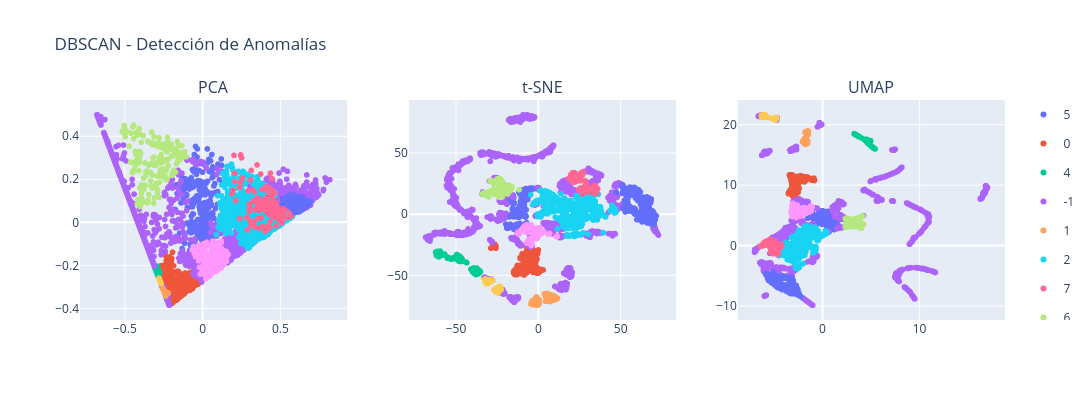

The code cell stored with this chart in its notebook:
### Code cell
# Utilice este código para graficar. dbscan_labels = clusters/outliers obtenidos por DBSCAN.
fig_dbscan = plot_dim_reductions(
    pca_proj,
    tsne_proj,
    umap_proj,
    name="DBSCAN - Detección de Anomalías",
    colors=dbscan_labels,
)
fig_dbscan.show()

### Figure 1 — Plotly figure (JSON) as saved in the notebook; plotly's stock layout.template omitted (floating-point values rounded to 4 significant figures; data arrays with more than 128 entries replaced by an {"elided": "..."} marker saying what was removed)
{"data": [{"hovertemplate": "color=5<br>x=%{x}<br>y=%{y}<extra></extra>", "legendgroup": "5", "marker": {"color": "#636efa", "symbol": "circle"}, "mode": "markers", "name": "5", "showlegend": true, "type": "scattergl", "x": {"elided": "245 float values"}, "xaxis": "x", "y": {"elided": "245 float values"}, "yaxis": "y"}, {"hovertemplate": "color=0<br>x=%{x}<br>y=%{y}<extra></extra>", "legendgroup": "0", "marker": {"color": "#EF553B", "symbol": "circle"}, "mode": "markers", "name": "0", "showlegend": true, "type": "scattergl", "x": {"elided": "289 float values"}, "xaxis": "x", "y": {"elided": "289 float values"}, "yaxis": "y"}, {"hovertemplate": "color=4<br>x=%{x}<br>y=%{y}<extra></extra>", "legendgroup": "4", "marker": {"color": "#00cc96", "symbol": "circle"}, "mode": "markers", "name": "4", "showlegend": true, "type": "scattergl", "x": {"elided": "177 float values"}, "xaxis": "x", "y": {"elided": "177 float values"}, "yaxis": "y"}, {"hovertemplate": "color=-1<br>x=%{x}<br>y=%{y}<extra></extra>", "legendgroup": "-1", "marker": {"color": "#ab63fa", "symbol": "circle"}, "mode": "markers", "name": "-1", "showlegend": true, "type": "scattergl", "x": {"elided": "1883 float values"}, "xaxis": "x", "y": {"elided": "1883 float values"}, "yaxis": "y"}, {"hovertemplate": "color=1<br>x=%{x}<br>y=%{y}<extra></extra>", "legendgroup": "1", "marker": {"color": "#FFA15A", "symbol": "circle"}, "mode": "markers", "name": "1", "showlegend": true, "type": "scattergl", "x": {"elided": "129 float values"}, "xaxis": "x", "y": {"elided": "129 float values"}, "yaxis": "y"}, {"hovertemplate": "color=2<br>x=%{x}<br>y=%{y}<extra></extra>", "legendgroup": "2", "marker": {"color": "#19d3f3", "symbol": "circle"}, "mode": "markers", "name": "2", "showlegend": true, "type": "scattergl", "x": {"elided": "687 float values"}, "xaxis": "x", "y": {"elided": "687 float values"}, "yaxis": "y"}, {"hovertemplate": "color=7<br>x=%{x}<br>y=%{y}<extra></extra>", "legendgroup": "7", "marker": {"color": "#FF6692", "symbol": "circle"}, "mode": "markers", "name": "7", "showlegend": true, "type": "scattergl", "x": {"elided": "136 float values"}, "xaxis": "x", "y": {"elided": "136 float values"}, "yaxis": "y"}, {"hovertemplate": "color=6<br>x=%{x}<br>y=%{y}<extra></extra>", "legendgroup": "6", "marker": {"color": "#B6E880", "symbol": "circle"}, "mode": "markers", "name": "6", "showlegend": true, "type": "scattergl", "x": {"elided": "163 float values"}, "xaxis": "x", "y": {"elided": "163 float values"}, "yaxis": "y"}, {"hovertemplate": "color=8<br>x=%{x}<br>y=%{y}<extra></extra>", "legendgroup": "8", "marker": {"color": "#FF97FF", "symbol": "circle"}, "mode": "markers", "name": "8", "showlegend": true, "type": "scattergl", "x": {"elided": "155 float values"}, "xaxis": "x", "y": {"elided": "155 float values"}, "yaxis": "y"}, {"hovertemplate": "color=9<br>x=%{x}<br>y=%{y}<extra></extra>", "legendgroup": "9", "marker": {"color": "#FECB52", "symbol": "circle"}, "mode": "markers", "name": "9", "showlegend": true, "type": "scattergl", "x": [-0.2689, -0.2689, -0.2677, -0.2677, -0.2789, -0.2739, -0.2702, -0.2739, -0.2739, -0.2789, -0.2739, -0.2751, -0.2751, -0.2714, -0.2689, -0.2689, -0.2789, -0.2789, -0.2677, -0.2714, -0.2714, -0.2751, -0.2764, -0.2739, -0.2664, -0.2776, -0.2714, -0.2714, -0.2764, -0.2702, -0.2751, -0.2689, -0.2764, -0.2701, -0.2739, -0.2664, -0.2739, -0.2701, -0.2702, -0.2751, -0.2701, -0.2714, -0.2702, -0.2764, -0.2689, -0.2789, -0.2689, -0.2801, -0.2752, -0.2712, -0.2789, -0.2789, -0.2702, -0.2764, -0.2664, -0.2739, -0.2751, -0.2689, -0.2764, -0.2764, -0.2664, -0.2689, -0.2714, -0.2689, -0.2764, -0.2702, -0.2714, -0.2776, -0.2714, -0.2714, -0.2701, -0.2714, -0.2701, -0.2714, -0.2751], "xaxis": "x", "y": [-0.281, -0.281, -0.2834, -0.2834, -0.262, -0.2715, -0.2786, -0.2715, -0.2715, -0.262, -0.2715, -0.2691, -0.2691, -0.2763, -0.281, -0.281, -0.262, -0.262, -0.2834, -0.2763, -0.2763, -0.2691, -0.2668, -0.2715, -0.2858, -0.2644, -0.2763, -0.2763, -0.2668, -0.2786, -0.2691, -0.281, -0.2668, -0.2786, -0.2715, -0.2858, -0.2715, -0.2786, -0.2786, -0.2691, -0.2786, -0.2763, -0.2786, -0.2668, -0.281, -0.262, -0.281, -0.2596, -0.2691, -0.2762, -0.262, -0.262, -0.2786, -0.2668, -0.2858, -0.2715, -0.2691, -0.281, -0.2668, -0.2668, -0.2858, -0.281, -0.2763, -0.281, -0.2668, -0.2786, -0.2763, -0.2644, -0.2763, -0.2763, -0.2786, -0.2763, -0.2786, -0.2763, -0.2691], "yaxis": "y"}, {"hovertemplate": "color=3<br>x=%{x}<br>y=%{y}<extra></extra>", "legendgroup": "3", "marker": {"color": "#636efa", "symbol": "circle"}, "mode": "markers", "name": "3", "showlegend": true, "type": "scattergl", "x": {"elided": "375 float values"}, "xaxis": "x", "y": {"elided": "375 float values"}, "yaxis": "y"}, {"hovertemplate": "color=5<br>x=%{x}<br>y=%{y}<extra></extra>", "legendgroup": "5", "marker": {"color": "#636efa", "symbol": "circle"}, "mode": "markers", "name": "5", "showlegend": false, "type": "scattergl", "x": {"elided": "245 float values"}, "xaxis": "x2", "y": {"elided": "245 float values"}, "yaxis": "y2"}, {"hovertemplate": "color=0<br>x=%{x}<br>y=%{y}<extra></extra>", "legendgroup": "0", "marker": {"color": "#EF553B", "symbol": "circle"}, "mode": "markers", "name": "0", "showlegend": false, "type": "scattergl", "x": {"elided": "289 float values"}, "xaxis": "x2", "y": {"elided": "289 float values"}, "yaxis": "y2"}, {"hovertemplate": "color=4<br>x=%{x}<br>y=%{y}<extra></extra>", "legendgroup": "4", "marker": {"color": "#00cc96", "symbol": "circle"}, "mode": "markers", "name": "4", "showlegend": false, "type": "scattergl", "x": {"elided": "177 float values"}, "xaxis": "x2", "y": {"elided": "177 float values"}, "yaxis": "y2"}, {"hovertemplate": "color=-1<br>x=%{x}<br>y=%{y}<extra></extra>", "legendgroup": "-1", "marker": {"color": "#ab63fa", "symbol": "circle"}, "mode": "markers", "name": "-1", "showlegend": false, "type": "scattergl", "x": {"elided": "1883 float values"}, "xaxis": "x2", "y": {"elided": "1883 float values"}, "yaxis": "y2"}, {"hovertemplate": "color=1<br>x=%{x}<br>y=%{y}<extra></extra>", "legendgroup": "1", "marker": {"color": "#FFA15A", "symbol": "circle"}, "mode": "markers", "name": "1", "showlegend": false, "type": "scattergl", "x": {"elided": "129 float values"}, "xaxis": "x2", "y": {"elided": "129 float values"}, "yaxis": "y2"}, {"hovertemplate": "color=2<br>x=%{x}<br>y=%{y}<extra></extra>", "legendgroup": "2", "marker": {"color": "#19d3f3", "symbol": "circle"}, "mode": "markers", "name": "2", "showlegend": false, "type": "scattergl", "x": {"elided": "687 float values"}, "xaxis": "x2", "y": {"elided": "687 float values"}, "yaxis": "y2"}, {"hovertemplate": "color=7<br>x=%{x}<br>y=%{y}<extra></extra>", "legendgroup": "7", "marker": {"color": "#FF6692", "symbol": "circle"}, "mode": "markers", "name": "7", "showlegend": false, "type": "scattergl", "x": {"elided": "136 float values"}, "xaxis": "x2", "y": {"elided": "136 float values"}, "yaxis": "y2"}, {"hovertemplate": "color=6<br>x=%{x}<br>y=%{y}<extra></extra>", "legendgroup": "6", "marker": {"color": "#B6E880", "symbol": "circle"}, "mode": "markers", "name": "6", "showlegend": false, "type": "scattergl", "x": {"elided": "163 float values"}, "xaxis": "x2", "y": {"elided": "163 float values"}, "yaxis": "y2"}, {"hovertemplate": "color=8<br>x=%{x}<br>y=%{y}<extra></extra>", "legendgroup": "8", "marker": {"color": "#FF97FF", "symbol": "circle"}, "mode": "markers", "name": "8", "showlegend": false, "type": "scattergl", "x": {"elided": "155 float values"}, "xaxis": "x2", "y": {"elided": "155 float values"}, "yaxis": "y2"}, {"hovertemplate": "color=9<br>x=%{x}<br>y=%{y}<extra></extra>", "legendgroup": "9", "marker": {"color": "#FECB52", "symbol": "circle"}, "mode": "markers", "name": "9", "showlegend": false, "type": "scattergl", "x": [-23.74, -24.06, -25.54, -24.73, -31.96, -28.2, -24.5, -28.88, -30.46, -31.81, -30.7, -29.24, -29.75, -25.43, -23.6, -24.92, -32.02, -31.8, -24.76, -23.93, -26.85, -28.56, -30.7, -27.67, -23.92, -31.28, -24.29, -23.44, -29.78, -24.81, -29.45, -23.41, -30.34, -22.42, -27.98, -24.12, -27.5, -23.45, -23.98, -30.55, -23.48, -24.8, -26.14, -30.23, -23.72, -31.8, -23.86, -32.4, -31.53, -22.98, -31.97, -31.91, -23.64, -29.15, -24.31, -29.29, -29.25, -25.2, -29.18, -29.98, -24.32, -24.93, -25.83, -22.32, -30.46, -24.61, -24.26, -31.35, -23.99, -24.39, -23.06, -23.45, -22.57, -24.75, -29.35], "xaxis": "x2", "y": [-62.12, -62.24, -63.74, -63.8, -53.72, -54.99, -61.16, -55.46, -56.72, -52.9, -56.89, -54.74, -55.1, -60.58, -62.07, -62.84, -53.85, -53.02, -63.8, -59.64, -61.78, -54.28, -54.71, -54.54, -64.42, -54.02, -59.8, -59.48, -54.07, -61.36, -54.9, -62.02, -54.46, -60.49, -54.83, -64.39, -54.38, -60.63, -60.87, -56.22, -60.64, -60.1, -62.32, -54.39, -62.11, -56.42, -62.15, -53.35, -56.72, -58.96, -53.75, -53.59, -60.71, -53.65, -64.34, -55.72, -54.76, -63.05, -53.67, -54.21, -64.34, -62.85, -60.97, -61.83, -54.54, -61.22, -59.79, -54.09, -59.67, -59.86, -60.49, -59.49, -60.46, -60.06, -54.83], "yaxis": "y2"}, {"hovertemplate": "color=3<br>x=%{x}<br>y=%{y}<extra></extra>", "legendgroup": "3", "marker": {"color": "#636efa", "symbol": "circle"}, "mode": "markers", "name": "3", "showlegend": false, "type": "scattergl", "x": {"elided": "375 float values"}, "xaxis": "x2", "y": {"elided": "375 float values"}, "yaxis": "y2"}, {"hovertemplate": "color=5<br>x=%{x}<br>y=%{y}<extra></extra>", "legendgroup": "5", "marker": {"color": "#636efa", "symbol": "circle"}, "mode": "markers", "name": "5", "showlegend": false, "type": "scattergl", "x": {"elided": "245 float values"}, "xaxis": "x3", "y": {"elided": "245 float values"}, "yaxis": "y3"}, {"hovertemplate": "color=0<br>x=%{x}<br>y=%{y}<extra></extra>", "legendgroup": "0", "marker": {"color": "#EF553B", "symbol": "circle"}, "mode": "markers", "name": "0", "showlegend": false, "type": "scattergl", "x": {"elided": "289 float values"}, "xaxis": "x3", "y": {"elided": "289 float values"}, "yaxis": "y3"}, {"hovertemplate": "color=4<br>x=%{x}<br>y=%{y}<extra></extra>", "legendgroup": "4", "marker": {"color": "#00cc96", "symbol": "circle"}, "mode": "markers", "name": "4", "showlegend": false, "type": "scattergl", "x": {"elided": "177 float values"}, "xaxis": "x3", "y": {"elided": "177 float values"}, "yaxis": "y3"}, {"hovertemplate": "color=-1<br>x=%{x}<br>y=%{y}<extra></extra>", "legendgroup": "-1", "marker": {"color": "#ab63fa", "symbol": "circle"}, "mode": "markers", "name": "-1", "showlegend": false, "type": "scattergl", "x": {"elided": "1883 float values"}, "xaxis": "x3", "y": {"elided": "1883 float values"}, "yaxis": "y3"}, {"hovertemplate": "color=1<br>x=%{x}<br>y=%{y}<extra></extra>", "legendgroup": "1", "marker": {"color": "#FFA15A", "symbol": "circle"}, "mode": "markers", "name": "1", "showlegend": false, "type": "scattergl", "x": {"elided": "129 float values"}, "xaxis": "x3", "y": {"elided": "129 float values"}, "yaxis": "y3"}, {"hovertemplate": "color=2<br>x=%{x}<br>y=%{y}<extra></extra>", "legendgroup": "2", "marker": {"color": "#19d3f3", "symbol": "circle"}, "mode": "markers", "name": "2", "showlegend": false, "type": "scattergl", "x": {"elided": "687 float values"}, "xaxis": "x3", "y": {"elided": "687 float values"}, "yaxis": "y3"}, {"hovertemplate": "color=7<br>x=%{x}<br>y=%{y}<extra></extra>", "legendgroup": "7", "marker": {"color": "#FF6692", "symbol": "circle"}, "mode": "markers", "name": "7", "showlegend": false, "type": "scattergl", "x": {"elided": "136 float values"}, "xaxis": "x3", "y": {"elided": "136 float values"}, "yaxis": "y3"}, {"hovertemplate": "color=6<br>x=%{x}<br>y=%{y}<extra></extra>", "legendgroup": "6", "marker": {"color": "#B6E880", "symbol": "circle"}, "mode": "markers", "name": "6", "showlegend": false, "type": "scattergl", "x": {"elided": "163 float values"}, "xaxis": "x3", "y": {"elided": "163 float values"}, "yaxis": "y3"}, {"hovertemplate": "color=8<br>x=%{x}<br>y=%{y}<extra></extra>", "legendgroup": "8", "marker": {"color": "#FF97FF", "symbol": "circle"}, "mode": "markers", "name": "8", "showlegend": false, "type": "scattergl", "x": {"elided": "155 float values"}, "xaxis": "x3", "y": {"elided": "155 float values"}, "yaxis": "y3"}, {"hovertemplate": "color=9<br>x=%{x}<br>y=%{y}<extra></extra>", "legendgroup": "9", "marker": {"color": "#FECB52", "symbol": "circle"}, "mode": "markers", "name": "9", "showlegend": false, "type": "scattergl", "x": [-5.987, -5.967, -5.999, -6.05, -4.833, -4.718, -5.89, -4.812, -5.073, -4.775, -5.099, -4.79, -4.882, -5.78, -5.979, -5.961, -4.84, -4.806, -6.053, -5.858, -5.527, -4.685, -4.874, -4.691, -6.246, -4.856, -5.867, -5.905, -4.801, -5.904, -4.826, -6.018, -4.841, -6.081, -4.684, -6.211, -4.682, -5.948, -5.916, -4.983, -5.943, -5.837, -5.781, -4.844, -5.973, -4.969, -5.961, -4.821, -5.11, -5.919, -4.836, -4.822, -5.907, -4.689, -6.158, -4.881, -4.831, -5.954, -4.718, -4.813, -6.217, -5.961, -5.734, -6.259, -4.85, -5.895, -5.849, -4.853, -5.88, -5.833, -5.989, -5.924, -6.083, -5.809, -4.826], "xaxis": "x3", "y": [21.36, 21.34, 21.24, 21.25, 20.83, 21.16, 21.46, 21.13, 21.09, 20.82, 21.06, 21.1, 21.08, 21.42, 21.38, 21.26, 20.81, 20.8, 21.24, 21.62, 21.17, 21.18, 21.03, 21.19, 21.27, 20.88, 21.6, 21.62, 21.07, 21.4, 21.08, 21.39, 21.03, 21.65, 21.19, 21.23, 21.19, 21.6, 21.53, 21.06, 21.59, 21.56, 21.23, 21.06, 21.37, 20.92, 21.35, 20.81, 20.98, 21.64, 20.83, 20.83, 21.58, 21.12, 21.26, 21.14, 21.1, 21.24, 21.09, 21.07, 21.22, 21.25, 21.32, 21.59, 21.03, 21.44, 21.6, 20.85, 21.62, 21.59, 21.63, 21.65, 21.65, 21.58, 21.09], "yaxis": "y3"}, {"hovertemplate": "color=3<br>x=%{x}<br>y=%{y}<extra></extra>", "legendgroup": "3", "marker": {"color": "#636efa", "symbol": "circle"}, "mode": "markers", "name": "3", "showlegend": false, "type": "scattergl", "x": {"elided": "375 float values"}, "xaxis": "x3", "y": {"elided": "375 float values"}, "yaxis": "y3"}], "layout": {"annotations": [{"font": {"size": 16}, "showarrow": false, "text": "PCA", "x": 0.1444, "xanchor": "center", "xref": "paper", "y": 1, "yanchor": "bottom", "yref": "paper"}, {"font": {"size": 16}, "showarrow": false, "text": "t-SNE", "x": 0.5, "xanchor": "center", "xref": "paper", "y": 1, "yanchor": "bottom", "yref": "paper"}, {"font": {"size": 16}, "showarrow": false, "text": "UMAP", "x": 0.8556, "xanchor": "center", "xref": "paper", "y": 1, "yanchor": "bottom", "yref": "paper"}], "height": 400, "title": {"text": "DBSCAN - Detección de Anomalías"}, "width": 1200, "xaxis": {"anchor": "y", "domain": [0, 0.2889]}, "xaxis2": {"anchor": "y2", "domain": [0.3556, 0.6444]}, "xaxis3": {"anchor": "y3", "domain": [0.7111, 1]}, "yaxis": {"anchor": "x", "domain": [0, 1]}, "yaxis2": {"anchor": "x2", "domain": [0, 1]}, "yaxis3": {"anchor": "x3", "domain": [0, 1]}}}
